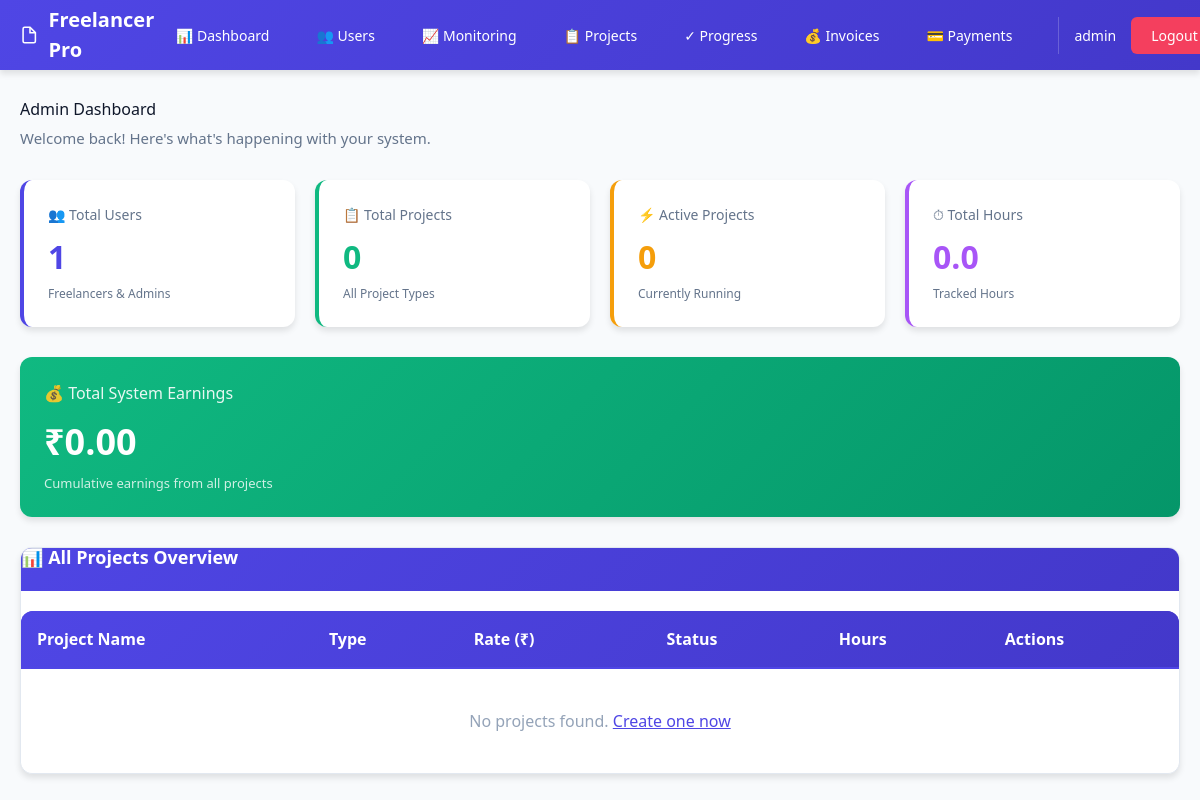
Page / (signed in) on the earlier database version.
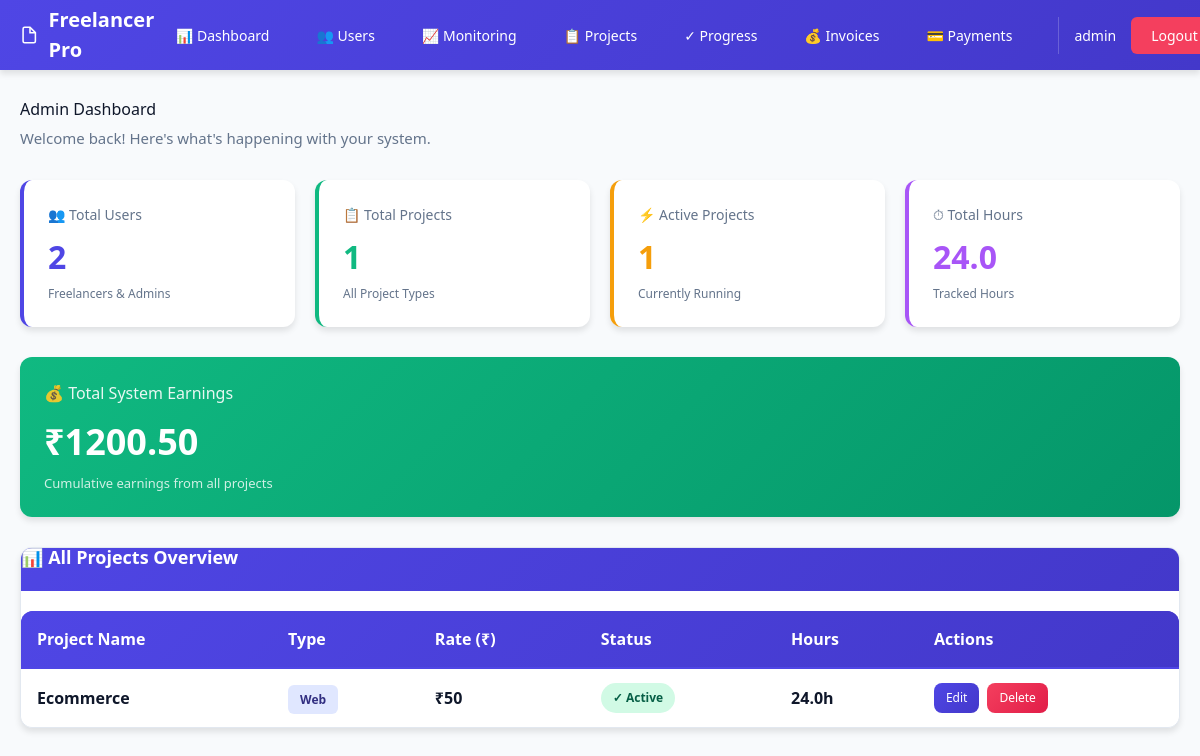
Same page on the later database version.
### tables this page shows
CREATE TABLE projects(
        id INTEGER PRIMARY KEY AUTOINCREMENT,
        name TEXT,
        type TEXT,
        rate INTEGER,
        status TEXT,
        user_id INTEGER
    , created_at TIMESTAMP, deadline TEXT, description TEXT);

### app.py (the view)
@app.route("/")
@login_required
def dashboard():
    if session["role"] == "admin":
        return admin_dashboard()
    else:
        return freelancer_dashboard()

### app.py (called while the page is built)
def login_required(f):
    @wraps(f)
    def decorated_function(*args, **kwargs):
        if "user_id" not in session:
            return redirect("/login")
        return f(*args, **kwargs)
    return decorated_function

### database.py (called while the page is built)
def get_db_connection():
    conn = sqlite3.connect(DATABASE_PATH)
    conn.row_factory = sqlite3.Row
    return conn

def close_db_connection(conn):
    if conn:
        conn.close()

### templates/admin_dashboard.html (shortened to what the changed rows need)
{% extends "base.html" %}
{% block content %}
<div>
    <div style="margin-bottom: 30px;">
        <h1 style="margin-bottom: 8px;">Admin Dashboard</h1>
    </div>
    <div class="grid-4" style="margin-bottom: 30px;">
        <div class="stat-card" style="border-left-color: #4f46e5;">
            <div class="stat-label">👥 Total Users</div>
            <div class="stat-value" style="color: #4f46e5;">{{ total_users }}</div>
            <div class="stat-change">Freelancers & Admins</div>
        </div>
        <div class="stat-card" style="border-left-color: #10b981;">
            <div class="stat-label">📋 Total Projects</div>
            <div class="stat-value" style="color: #10b981;">{{ total_projects }}</div>
            <div class="stat-change">All Project Types</div>
        </div>
        <div class="stat-card" style="border-left-color: #f59e0b;">
            <div class="stat-label">⚡ Active Projects</div>
            <div class="stat-value" style="color: #f59e0b;">{{ active_projects }}</div>
            <div class="stat-change">Currently Running</div>
        </div>
        <div class="stat-card" style="border-left-color: #a855f7;">
            <div class="stat-label">⏱ Total Hours</div>
            <div class="stat-value" style="color: #a855f7;">{{ "%.1f"|format(total_hours) }}</div>
            <div class="stat-change">Tracked Hours</div>
        </div>
    </div>
    <div class="card" style="background: linear-gradient(135deg, #10b981 0%, #059669 100%); color: white; margin-bottom: 30px; border: none;">
        <div style="font-size: 16px; opacity: 0.9; margin-bottom: 10px;">💰 Total System Earnings</div>
        <div style="font-size: 36px; font-weight: bold;">₹{{ "%.2f"|format(total_earnings) }}</div>
        <div style="font-size: 13px; opacity: 0.8; margin-top: 5px;">Cumulative earnings from all projects</div>
    </div>
    <div class="card" style="padding: 0; overflow: hidden;">
        <div style="overflow-x: auto;">
            <table style="margin-top: 0; box-shadow: none;">
                <thead>
                    <tr style="background: linear-gradient(135deg, #4f46e5 0%, #4338ca 100%); color: white;">
                        <th style="border-bottom: 2px solid #4f46e5; color: white;">Project Name</th>
                        <th style="border-bottom: 2px solid #4f46e5; color: white;">Type</th>
                        <th style="border-bottom: 2px solid #4f46e5; color: white;">Rate (₹)</th>
                        <th style="border-bottom: 2px solid #4f46e5; color: white;">Status</th>
                        <th style="border-bottom: 2px solid #4f46e5; color: white;">Hours</th>
                        <th style="border-bottom: 2px solid #4f46e5; color: white;">Actions</th>
                    </tr>
                </thead>
                <tbody>
                    {% if projects %}
                        {% for project in projects %}
                        <tr>
                            <td style="font-weight: 600; color: #0f172a;">{{ project.name }}</td>
                            <td>
                                <span style="background-color: #e0e7ff; color: #312e81; padding: 6px 12px; border-radius: 6px; font-size: 12px; font-weight: 600;">
                                    {{ project.type }}
                                </span>
                            </td>
                            <td style="font-weight: 600;">₹{{ project.rate }}</td>
                            <td>
                                {% if project.status == "Active" %}
                                    <span class="badge badge-success">✓ Active</span>
                                {% elif project.status == "Completed" %}
                                    <span class="badge badge-info">✓ Completed</span>
                                {% elif project.status == "Inactive" %}
                                    <span class="badge" style="background-color: #f3f4f6; color: #64748b;">⊘ Inactive</span>
                                {% else %}
                                    <span class="badge badge-warning">{{ project.status }}</span>
                                {% endif %}
                            </td>
                            <td style="font-weight: 600;">{{ "%.1f"|format(project.total_hours) }}h</td>
                            <td>
                                <div style="display: flex; gap: 8px;">
                                    <a href="/edit_project/{{ project.id }}" class="btn btn-primary" style="padding: 6px 12px; font-size: 12px;">
                                        Edit
                                    </a>
                                    <a href="/delete_project/{{ project.id }}" class="btn btn-danger" style="padding: 6px 12px; font-size: 12px; onclick: return confirm('Are you sure?');">
                                        Delete
                                    </a>
                                </div>
                            </td>
                        </tr>
                        {% endfor %}
                    {% else %}
                        <tr>
                            <td colspan="6" style="text-align: center; color: #94a3b8; padding: 40px;">
                                No projects found. <a href="/add_project" style="color: #4f46e5; text-decoration: underline;">Create one now</a>
                            </td>
                        </tr>
                    {% endif %}
                </tbody>
            </table>
        </div>
    </div>
</div>
{% endblock %}

Differences in the rows shown:
added projects: name "Ecommerce", type "Web", rate "50", status "✓ Active", total_hours "24.0"
Other differences:
{{ total_users }}: "1" → "2"
{{ total_projects }}: "0" → "1"
{{ active_projects }}: "0" → "1"
{{ "%.1f"|format(total_hours) }}: "0.0" → "24.0"
{{ "%.2f"|format(total_earnings) }}: "0.00" → "1200.50"
text no longer shown: "No projects found. Create one now"
